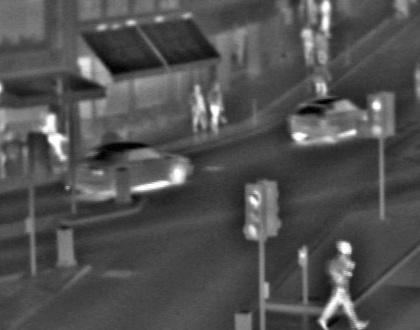
%> input picture images/Road_IR.jpg, 420 x 330 px, shrunk from 632 x 496 before the run
$ octave Script.m   (GNU Octave 9; MATLAB toolbox functions it lacks are replaced by stand-ins)
%> lines starting %> are read from the running program, lines starting %| are printed output that depends on the picture
### gaussFilter.m
function output=gaussFilter(I,sigma)

output = I.*0;
window=double(uint8(3*sigma)*2+1);%窗口大小一半为3*sigma
H=fspecial('gaussian', window, sigma);%fspecial('gaussian', hsize, sigma)产生滤波模板
%为了不出现黑边，使用参数'replicate'（输入图像的外部边界通过复制内部边界的值来扩展）

for c=1:size(I,3)
    output(:,:,c)=imfilter(I(:,:,c),H,'replicate');
end

end

### RollingGuidanceFilter_Guided.m
%
%   Rolling Guidance Filter
%
%   res = RollingGuidanceFilter(I,sigma_s,sigma_r,iteration) filters image
%   "I" by removing its small structures. The borderline between "small"
%   and "large" is determined by the parameter sigma_s. The sigma_r is
%   fixed to 0.1. The filter is an iteration process. "iteration" is used
%   to control the number of iterations.
%
%   Paras:
%   @I         : input image, DOUBLE image, any # of channels
%   @sigma_s   : spatial sigma (default 3.0). Controlling the spatial
%                weight of bilateral filter and also the filtering scale of
%                rolling guidance filter.
%   @sigma_r   : range sigma (default 0.1). Controlling the range weight of
%                bilateral filter.
%   @iteration : the iteration number of rolling guidance (default 4).
%
%
%   Example
%   ==========
%   I = im2double(imread('image.png'));
%   res = RollingGuidanceFilter(I,3,0.05,4);
%   figure, imshow(res);
%
%
%   Note
%   ==========
%   This implementation filters multi-channel/color image by separating its
%   channels, so the result of this implementation will be different with
%   that in the corresponding paper. To generate the results in the paper,
%   please refer to our executable file or C++ implementation on our
%   website.
%
%   ==========
%   The Code is created based on the method described in the following paper:
%   [1] "Rolling Guidance Filter", Qi Zhang, Li Xu, Jiaya Jia, European
%        Conference on Computer Vision (ECCV), 2014
%
%   The code and the algorithm are for non-comercial use only.
%
%
%   Author: Qi Zhang (zhangqi@cse.cuhk.edu.hk)
%   Date  : 08/14/2014
%   Version : 1.0
%   Copyright 2014, The Chinese University of Hong Kong.
%

function res = RollingGuidanceFilter_Guided(I,sigma_s,sigma_r,iteration)

if ~exist('iteration','var')
    iteration = 4;
end

if ~exist('sigma_s','var')
    sigma_s = 3;
end

if ~exist('sigma_r','var')
    sigma_r = 0.1;
end

res = gaussFilter(I,sigma_s);

for i=1:iteration
    for c=1:size(I,3)
        G = res(:,:,c);
        res(:,:,c) = guidedfilter(G,I(:,:,c),sigma_s,sigma_r^2);
    end
end

end

### WLS_Fusion.m
function fused = WLS_Fusion(I1,I2)

%% multi-scale decomposition using RGF and Gaussian filter
nLevel = 4; % levels
G1 = cell(1, nLevel + 1);
L1 = cell(1, nLevel + 1);
G1{1} = I1;
sigma_s = 2;
sigma_r = [0.05 0.05 0.05 0.05];
iteration = [4 4 4 4];
for i = 2 : nLevel
    G1{i} = RollingGuidanceFilter_Guided(G1{i-1},sigma_s,sigma_r(i-1),iteration(i-1));
    L1{i-1} = G1{i-1} - G1{i};
    sigma_s = 2 * sigma_s;
end
sigma_s = 2;
G1{nLevel + 1} = gaussFilter(G1{nLevel},sigma_s);
L1{nLevel} = G1{nLevel} - G1{nLevel + 1};
L1{nLevel+1} = G1{nLevel+1};


G2 = cell(1, nLevel + 1);
L2 = cell(1, nLevel + 1);
G2{1} = I2;
sigma_s = 2;
sigma_r = [0.05 0.05 0.05 0.05];
for i = 2 : nLevel
    G2{i} = RollingGuidanceFilter_Guided(G2{i-1},sigma_s,sigma_r(i-1),iteration(i-1));
    L2{i-1} = G2{i-1} - G2{i};
    sigma_s = 2 * sigma_s;
end
sigma_s = 2;
G2{nLevel + 1} = gaussFilter(G2{nLevel},sigma_s);
L2{nLevel} = G2{nLevel} - G2{nLevel + 1};
L2{nLevel+1} = G2{nLevel+1};

%% base layer fusion
weight1 = Visual_Weight_Map(I1);
weight2 = Visual_Weight_Map(I2);
BF = (0.5+0.5*(weight1-weight2)).*L1{nLevel+1} + (0.5+0.5*(weight2-weight1)).*L2{nLevel+1};

%% detail layer fusion
sigma0 = 2;
w = floor(3*sigma0);
C_0 = double(abs(L1{1}) < abs(L2{1}));
DF = C_0.*L2{1} + (1-C_0).*L1{1};

for i =  nLevel : -1 : 2

    w = floor(3*sigma0);
    h = fspecial('gaussian', [2*w+1, 2*w+1], sigma0);
    C_0 = double(abs(L1{i}) < abs(L2{i}));
    C_0 = imfilter(C_0, h, 'symmetric');
    M = C_0.*L2{i} + (1-C_0).*L1{i};

    lambda = 0.01;
    dd = Solve_Optimal(M,L1{i},L2{i},lambda);

    DF = DF + dd;
end


%% fused image
fused = BF + DF;


end

### Visual_Weight_Map.m
function out = Visual_Weight_Map(I)

img=uint8(255*I);
[count, x] = imhist(img);
Sal_Tab = zeros(256,1);
for j=0:255,
    for i=0:255,
    Sal_Tab(j+1) = Sal_Tab(j+1)+count(i+1)*abs(j-i);
    end
end
out=zeros(size(img));
for i=0:255,
    out(img==i)=Sal_Tab(i+1);
end
out=mat2gray(out);

end

### Solve_Optimal.m
function out = Solve_Optimal(M,b1,b2,lambda)

[m, n]=size(b1);

smallNum = 0.000001;

a = abs(imfilter(b2,ones(7)/(sum(sum(ones(7)))),'replicate'));
A = 1./(a + smallNum);

A = A(:);
A = sparse(1:1:m*n,1:1:m*n,A(1:1:m*n)',m*n,m*n);

II=sparse(1:1:m*n,1:1:m*n,ones(1,m*n),m*n,m*n);

denominator=2*II+lambda*(A+A');

numerator=2*M(:)+lambda*(A+A')*b1(:);

out=denominator\numerator;
out=reshape(out,m,n);


end

### Script.m
% This code is in association with the following paper
% "Ma J, Zhou Z, Wang B, et al. Infrared and visible image fusion based on visual saliency map and weighted least square optimization[J].
% Infrared Physics & Technology, 2017, 82:8-17."
% Authors: Jinlei Ma, Zhiqiang Zhou, Bo Wang, Hua Zong
% Code edited by Jinlei Ma, email: majinlei121@163.com

clear all
close all

% I1 is a visible image, and I2 is an infrared image.
I1 = double(imread('images\Road_IR.jpg'))/255; I2 = double(imread('images\Road_Vis.jpg'))/255;
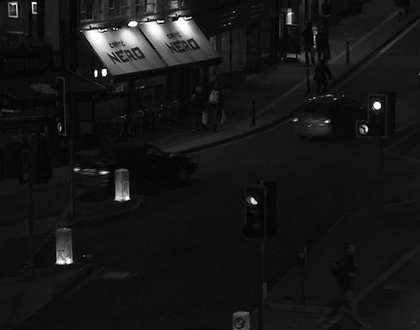
%> input picture images/Road_Vis.jpg, 420 x 330 px, shrunk from 632 x 496 before the run

figure;imshow(I1);
figure;imshow(I2);

fused = WLS_Fusion(I1,I2);
%> after the loop in WLS_Fusion, `for i = 2 : nLevel`: G1 = 5 items; sigma_s = 16
%> after the loop in WLS_Fusion, `for i = 2 : nLevel`: G2 = 5 items
%> in Visual_Weight_Map, img is the input picture: size 330x420 uint8; min 0, max 255, mean 80.9
%> in Visual_Weight_Map, `[count, x] = imhist(img);`: count = 256 values, max 3468 at index 71, min 17 at index 12, mean 541.4; x = 256 values from 0 to 255
%> after the loop in Visual_Weight_Map, `for j=0:255,`: Sal_Tab = 256 values, max 24128295 at index 256, min 3030521 at index 74, mean 10629780.9
%> after the loop in Visual_Weight_Map, `for i=0:255,`:
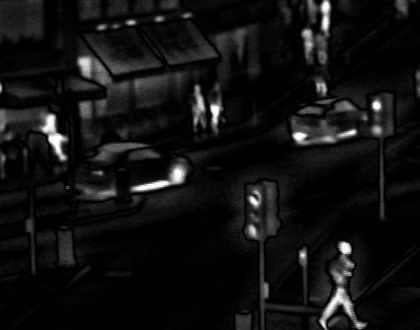
%> out: size 330x420 double; min 3030521, max 24128295, mean 4541508.2; drawn with min black and max white
%> in Visual_Weight_Map, img is the input picture: size 330x420 uint8; min 0, max 255, mean 22.9
%> in WLS_Fusion, `C_0 = double(abs(L1{1}) < abs(L2{1}));`:
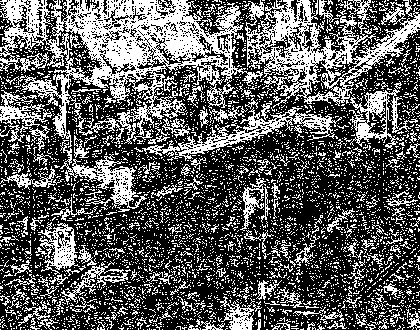
%> C_0: size 330x420 double; values 0 (black) and 1 (white), 36.3% white in thin lines or dots
%> the loop in WLS_Fusion, `for i =  nLevel : -1 : 2` made 3 passes
%> pass 1, in WLS_Fusion, `M = C_0.*L2{i} + (1-C_0).*L1{i};`:
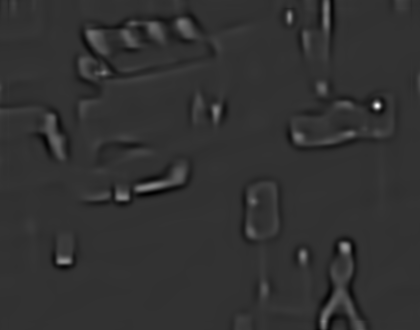
%> M: size 330x420 double; min -0.0507, max 0.207, mean 3.23e-05; drawn with min black and max white
%> pass 1, in Solve_Optimal, `a = abs(imfilter(b2,ones(7)/(sum(sum(ones(7)))),'replicate'));`:
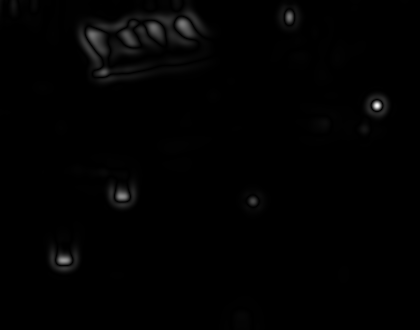
%> a: size 330x420 double; min 2.57e-09, max 0.119, mean 0.00108; drawn with min black and max white
%> after the loop in WLS_Fusion, `for i =  nLevel : -1 : 2`:
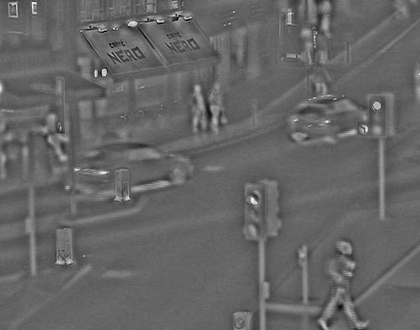
%> DF: size 330x420 double; min -0.446, max 0.675, mean 0.000926; drawn with min black and max white
%> in WLS_Fusion, `fused = BF + DF;`:
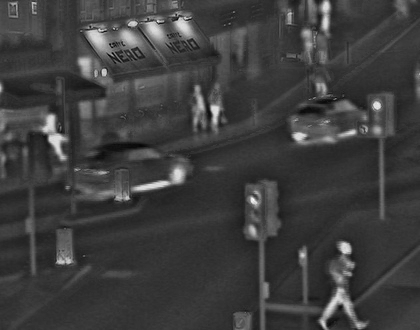
%> fused: size 330x420 double; min -0.0899, max 1.17, mean 0.218; drawn with min black and max white

figure;imshow(fused);
